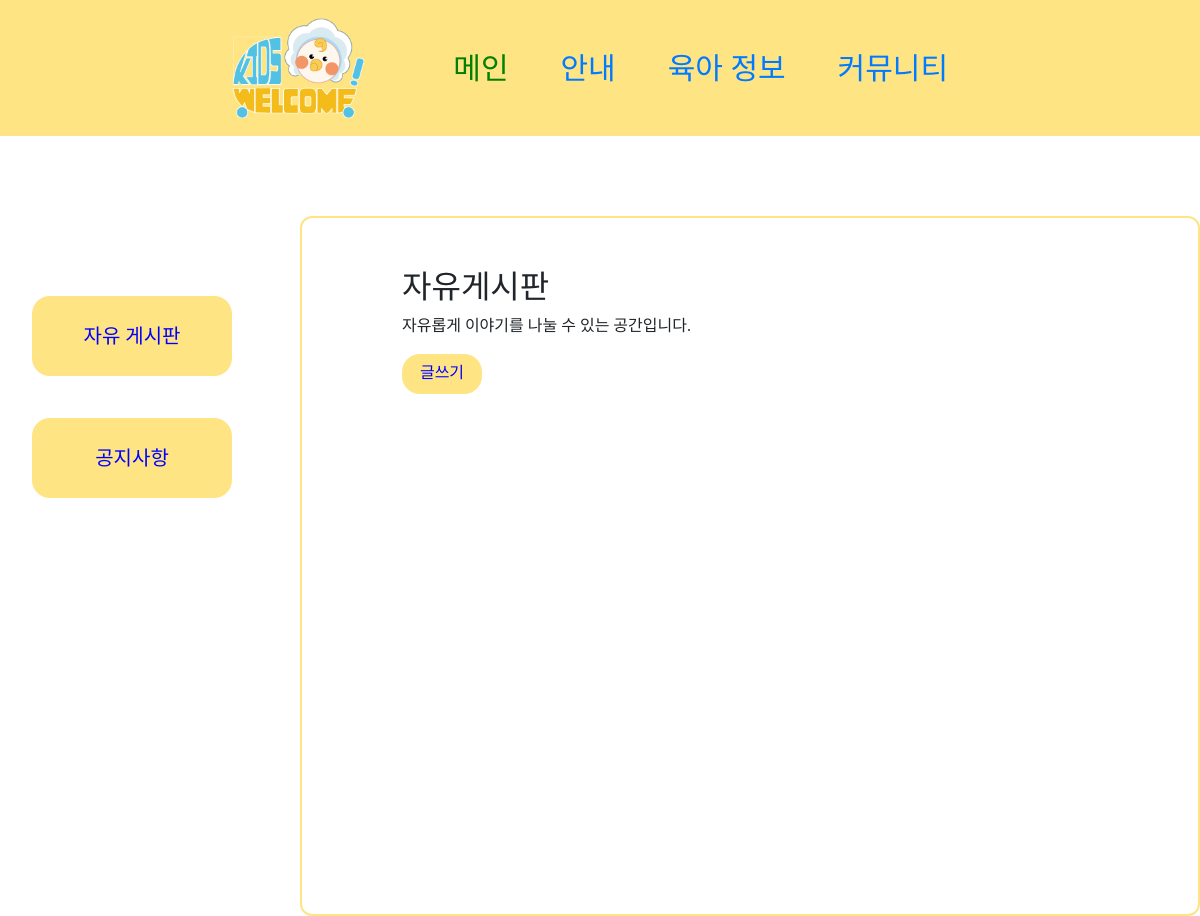
/zone/commu/, run on an earlier commit of the app's database.
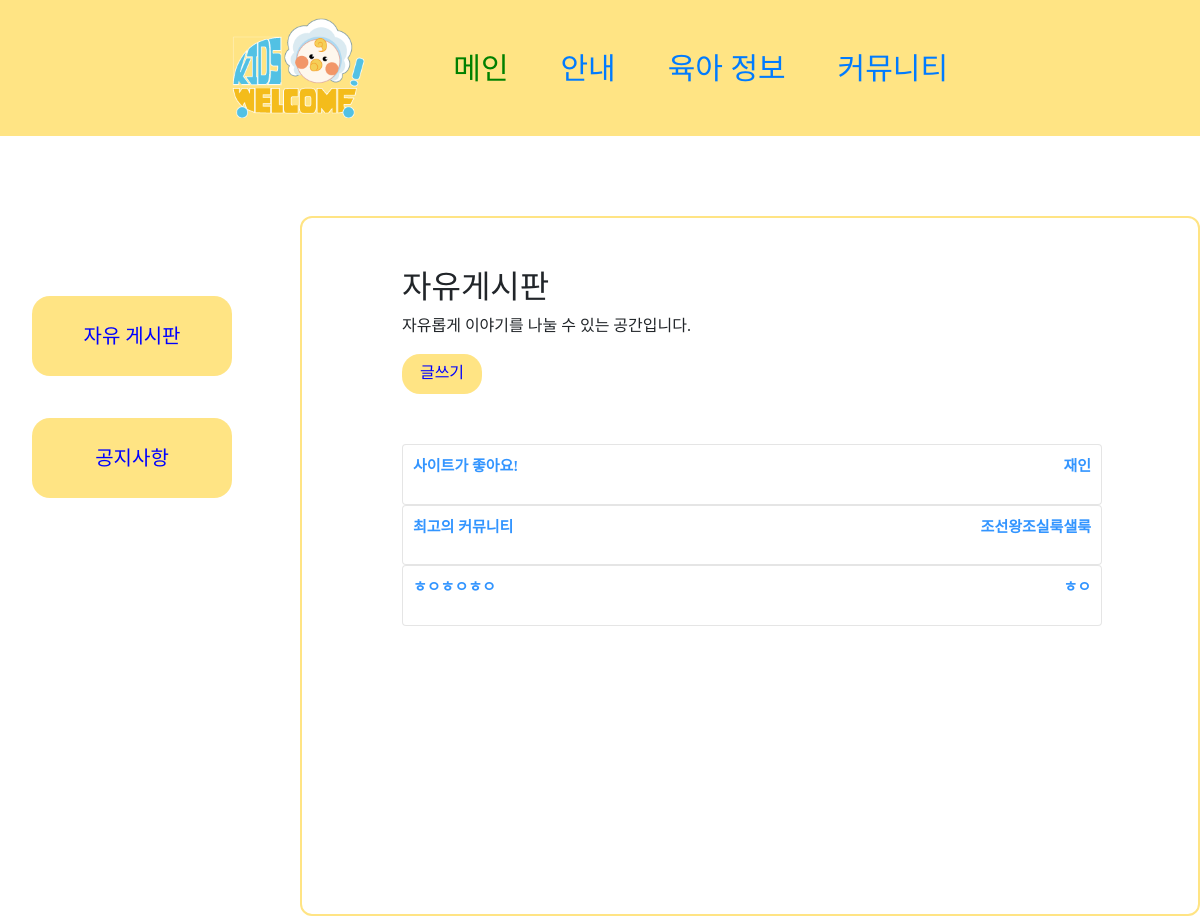
And on a later commit of the database.
### zone/models.py (models this page shows)
class Board(models.Model):
        nick = models.CharField(max_length=30)
        title = models.CharField(max_length=30)
        description = models.TextField()
        created_at=models.DateTimeField(auto_now_add=True)
        updated_at=models.DateTimeField(auto_now=True)
        password = models.CharField(max_length=50)

### zone/views.py (the view)
# urls.py: path('commu/', views.commu, name="commu"),
def commu(request):
    boards = Board.objects.all()
    return render(request, 'zone/commu.html', {'boards': boards})

### zone/templates/zone/commu.html (shortened to what this page needs)
{% extends 'base.html' %}
{% block commu %}
 <!DOCTYPE html>
<div class="sidenav">
  <a href= "{% url 'commu' %}"><button class="button">자유 게시판</button></a>
  <a href="{% url 'notice' %}"><button class="button">공지사항</button></a>
</div>
{% endblock commu %}
{% block content %}
 <!DOCTYPE html>
<div class="main">
  <div class="side1">
    <h2>자유게시판</h2>
    <p>자유롭게 이야기를 나눌 수 있는 공간입니다.</p>
  <a class="but" href="{% url 'board' %}" >글쓰기</a>
  </div>
 <div class = "con">
        <div>
            {% for item in boards %}
            <div class="card w-70" >
                <div>
                    <a href= "{% url 'detail' item.id %}">
              <div class="card-body" >
                <p class="card-text">{{ item.title }}</p>
                <p class="card-text">{{ item.nick }}</p>
              </div></a>
              </div>
            </div>
            {% endfor %}
        </div>
    </div>
</div>
{% endblock content %}

What changed in the data, as far as the page shows it:
added Board: title "사이트가 좋아요!", nick "재인"
added Board: title "최고의 커뮤니티", nick "조선왕조실룩샐룩"
added Board: title "ㅎㅇㅎㅇㅎㅇ", nick "ㅎㅇ"
